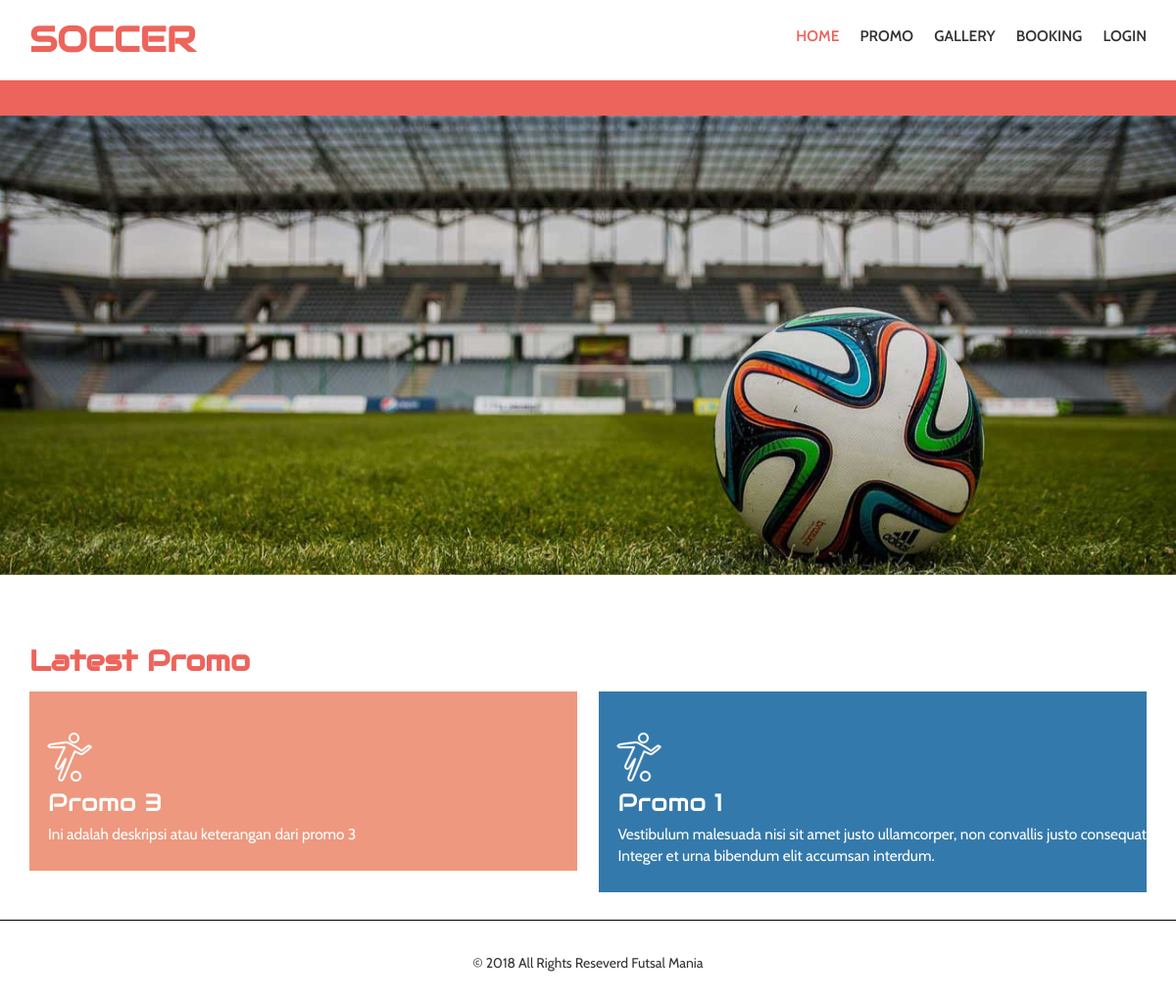
The page / on the database its author committed.
### tables this page shows
CREATE TABLE `t_promo` (
  `id_promo` int(11) NOT NULL AUTO_INCREMENT,
  `id_arena` int(11) NOT NULL,
  `judul` varchar(100) NOT NULL,
  `deskripsi` text NOT NULL,
  `tanggal_created` datetime NOT NULL,
  `periode_awal` date NOT NULL,
  `periode_akhir` date NOT NULL,
  `diskon` int(11) NOT NULL DEFAULT '0',
  `status` int(11) NOT NULL DEFAULT '0',
  PRIMARY KEY (`id_promo`)
);

### class/connection.php (called while the page is built, shortened)
<?php
class connection{
	private $host="localhost";
	private $user="root";
	private $pass="";
	private $database="futsal";
      private $con;
      public function __construct(){
		$this->con= new mysqli($this->host, $this->user, $this->pass, $this->database);
	}
	public function getRows($query){
		$data = array();
		$result=$this->con->query($query);
		if($result){
			while($rows = $result->fetch_assoc()){
				$data[] = $rows;
			}
		}
		return $data;
	}
}
?>

### pages/home.php (the view, shortened to what this page needs)
<div class="banner">
 <div class="slider">
	  <div class="callbacks_container">
	     <ul class="rslides" id="slider">
	         <li>
				  <img src="images/bnr3.jpg" alt="">
	         </li>
	      </ul>
	  </div>
  </div>
<div class="banner-bottom-grids">
	<div class="container">
		<div class="contact-grids">
		 <h2>Latest Promo</h2>
			<?php
				if(count($promo) > 0){
					for($i=0;$i<count($promo);$i++){ ?>
					<a href="?menu=promo&action=detail&id=<?= $promo[$i]['id_promo'] ?>">
						<div class="col-md-6 banner-text-info clr<?= ($i+1) ?> btm">
							<i class="icon3"></i>
							<div class="bnr-text">
								<h3><?= $promo[$i]['judul'] ?></h3>
								<p><?= $promo[$i]['deskripsi'] ?></p>
							</div>
						</div>
					</a>
			<?php 	}
				}
				else{
					echo "No Promo";
				} ?>
			<div class="clearfix"></div>
		</div>
	</div>
</div>

### css/style.css (style rules this page uses)
body { margin:0; font-family: 'Cabin', sans-serif; }
body a { transition: 0.5s all ease; -webkit-transition: 0.5s all ease; -moz-transition: 0.5s all ease; -o-transition: 0.5s all ease; -ms-transition: 0.5s all ease; }
h1,h2,h3,h4,h5,h6 { margin:0; }
p { margin:0; }
ul,label { margin:0; padding:0; }
.banner img,.banner-btm_grid1 img { width:100%; }
.banner-bottom-grids { margin:2em 0; }
.clr2 { background:#858582; }
.banner-text-info i.icon3 { background: url(../images/cl.png) no-repeat 0px 0px; display: inline-block; width: 50px; height: 53px; margin: 42px 0 0 15px; }
.bnr-text h3 { color:#fff; font-size:1.8em; margin-bottom:7px; font-family: 'Audiowide', cursive; }
.bnr-text p { color:#fff; font-size:1.1em; }
.banner-text-info { padding:0; }
.banner-text-info.clr1 { margin: 0 1% 0 0; width: 49%; background:#ee987f; }
.banner-text-info.clr2 { margin: 0 0 0 1%; width: 49%; background:rgba(24, 103, 160, 0.88); }
.bnr-text { padding: 0px 0 26px 19px; }
.btm { margin-top:2em; }
.rslides { position: relative; list-style: none; overflow: hidden; width: 100%; padding: 0; margin: 0; }
.rslides li { -webkit-backface-visibility: hidden; position: absolute; display: none; width: 100%; left: 0; top: 0; }
.rslides li:first-child { position: relative; display: block; float: left; }
.rslides img { display: block; height: auto; float: left; width: 100%; border: 0; }
.contact-grids h2 { color: #ed645c; font-weight: 600; margin-bottom: 0.5em; font-size: 2.1em; margin-top: 1.5em; font-family: 'Audiowide', cursive; }

### rows shown on the page
t_promo: judul "Promo 3", deskripsi "Ini adalah deskripsi atau keterangan dari promo 3"
t_promo: judul "Promo 1", deskripsi "Vestibulum malesuada nisi sit amet justo ullamcorper, non convallis justo consequat Integer et urna bibendum elit accumsan interdum."
